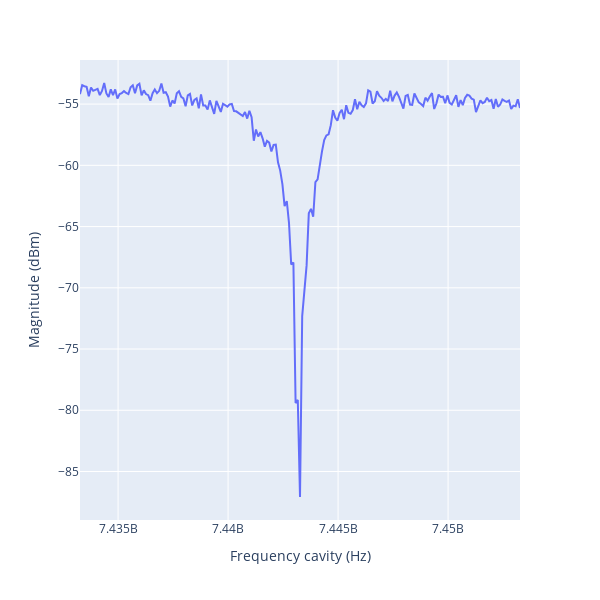

Here is the notebook cell this chart was saved with:
### Code cell
mags = np.array([])

clear_output(wait=True)
# Esse comando muda a atenuação do switch
# att.attenuation = 10

# Reseta as medidas
# NA.clear_averaging()
# time.sleep(15) #800

# Esse comando captura os dados do VNA e formata em array numpy de floats
str_data = vna.data_array()
data = np.array(str_data.split(","), "float")
str_freqs = vna.frequency_array()
Freq = np.array(str_freqs.split(","), "float")
mags = np.append(mags, data[0::2])

#matplotlib
#plt.plot(Freq, mags.T)
#plt.xlabel("Frequency (Hz)")
#plt.ylabel("Magnitude (dBm)")
#plt.title("Punchout")
#plt.pause(0.05)
#plt.show()
#plotly
px.line(x=Freq,y=mags.T,width=600,height=600,title="Punchout" labels=dict(x="Frequency cavity (Hz)", y="Magnitude (dBm)")).show()

print("magmin freq=", Freq[np.argmin(mags.T)])

### Figure 1 — Plotly figure (JSON) as saved in the notebook; plotly's stock layout.template omitted (floating-point values rounded to 4 significant figures; data arrays with more than 128 entries replaced by an {"elided": "..."} marker saying what was removed)
{"data": [{"hovertemplate": "Frequency cavity (Hz)=%{x}<br>Magnitude (dBm)=%{y}<extra></extra>", "legendgroup": "", "line": {"color": "#636efa", "dash": "solid"}, "marker": {"symbol": "circle"}, "mode": "lines", "name": "", "orientation": "v", "showlegend": false, "type": "scatter", "x": {"elided": "201 int values"}, "xaxis": "x", "y": {"elided": "201 float values"}, "yaxis": "y"}], "layout": {"height": 600, "legend": {"tracegroupgap": 0}, "margin": {"t": 60}, "width": 600, "xaxis": {"anchor": "y", "domain": [0, 1], "title": {"text": "Frequency cavity (Hz)"}}, "yaxis": {"anchor": "x", "domain": [0, 1], "title": {"text": "Magnitude (dBm)"}}}}
